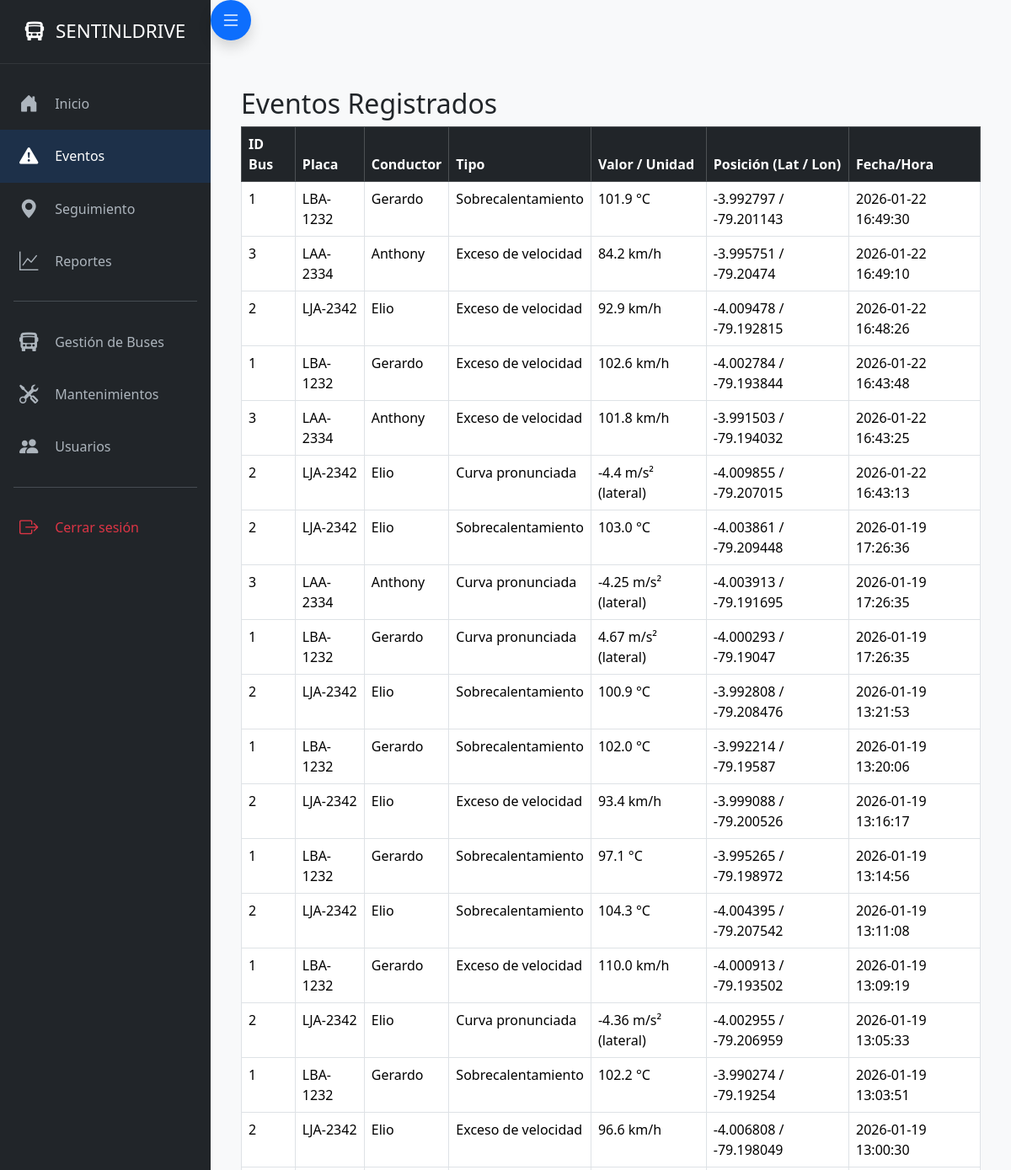
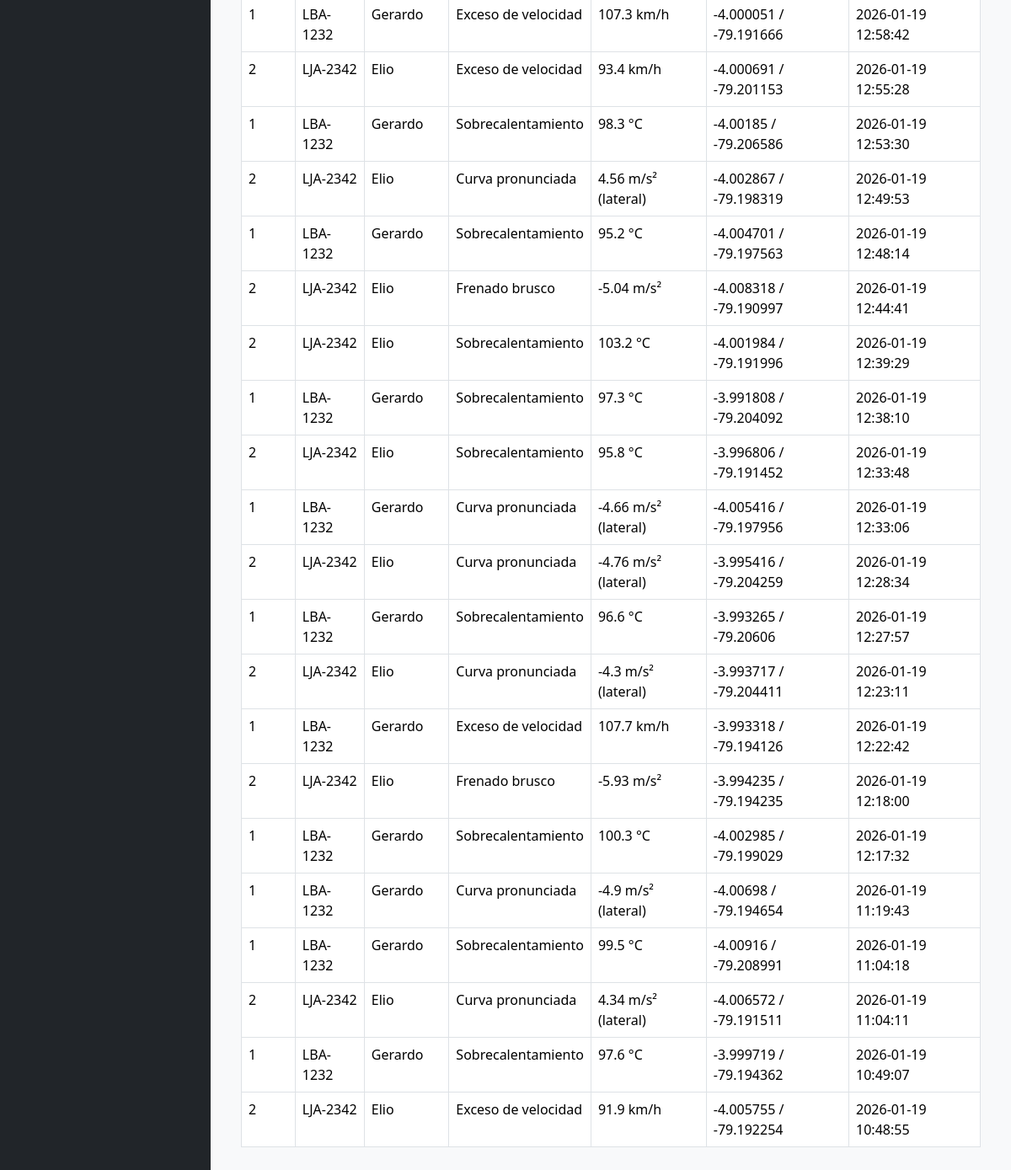
The page /events (signed in) on the database its author committed (2 pictures, top to bottom).
### app/models/event.py (models this page shows, shortened)
class Event(db.Model):
    __tablename__ = 'event'
    id = db.Column(db.Integer, primary_key=True)
    bus_id = db.Column(
        db.Integer,
        db.ForeignKey('bus.id', ondelete='CASCADE'),
        nullable=False,
        index=True
    )
    type = db.Column(db.String(50), nullable=False, index=True)
    value = db.Column(db.Float(precision=2), nullable=True)
    latitude = db.Column(db.Float(precision=8), nullable=True)
    longitude = db.Column(db.Float(precision=8), nullable=True)
    timestamp = db.Column(
        db.DateTime(timezone=True),
        nullable=False,
        default=lambda: datetime.now(ZoneInfo("America/Guayaquil")),
        index=True
    )

### app/models/bus.py (models this page shows)
class Bus(db.Model):
    __tablename__ = 'bus'
    id = db.Column(db.Integer, primary_key=True)
    plate = db.Column(db.String(20), nullable=False, unique=True)
    driver = db.Column(db.String(50))
    status = db.Column(db.String(20), default="Activo")
    events = db.relationship(
        'Event',
        backref='bus',  # ← Solo aquí se define el backref
        lazy=True,
        cascade='all, delete-orphan'
    )
    locations = db.relationship(
        'Location',
        backref='bus',
        lazy=True,
        cascade='all, delete-orphan'
    )
    maintenances = db.relationship(
        'Maintenance',
        backref='bus',
        lazy=True,
        cascade='all, delete-orphan'
    )

### app/routes/events.py (the view)
@events_bp.route("/events")
@login_required
def events():
    all_events = Event.query.order_by(Event.timestamp.desc()).limit(200).all()
    return render_template("events.html", events=all_events)

### app/templates/events.html (shortened to what this page needs)
{% extends "base.html" %}
{% block content %}
<div class="container mt-4">
    <h2>Eventos Registrados</h2>
    <div class="table-responsive">
        <table class="table table-hover table-bordered">
            <thead class="table-dark">
                <tr>
                    <th>ID Bus</th>
                    <th>Placa</th>
                    <th>Conductor</th>
                    <th>Tipo</th>
                    <th>Valor / Unidad</th>
                    <th>Posición (Lat / Lon)</th>
                    <th>Fecha/Hora</th>
                </tr>
            </thead>
            <tbody>
                {% for e in events %}
                <tr>
                    <td>{{ e.bus.id }}</td>
                    <td>{{ e.bus.plate }}</td>
                    <td>{{ e.bus.driver or 'Sin asignar' }}</td>
                    <td>{{ e.type }}</td>
                    <td>
                        {% if e.type == 'Frenado brusco' %}
                            {{ e.value }} m/s²
                        {% elif e.type == 'Curva pronunciada' %}
                            {{ e.value }} m/s² (lateral)
                        {% elif e.type == 'Exceso de velocidad' %}
                            {{ e.value }} km/h
                        {% elif e.type == 'Conducción agresiva' %}
                            {{ e.value }} RPM
                        {% elif e.type == 'Sobrecalentamiento' %}
                            {{ e.value }} °C
                        {% else %}
                            {{ e.value or 'N/A' }}
                        {% endif %}
                    </td>
                    <td>
                        {% if e.latitude and e.longitude %}
                            {{ e.latitude|round(6) }} / {{ e.longitude|round(6) }}
                        {% else %}
                            N/A
                        {% endif %}
                    </td>
                    <td>{{ e.timestamp.strftime('%Y-%m-%d %H:%M:%S') }}</td>
                </tr>
                {% endfor %}
            </tbody>
        </table>
    </div>
</div>
{% endblock %}

### app/templates/base.html (style rules this page uses)
:root { --sidebar-width: 250px; --sidebar-collapsed-width: 70px; --primary: #0d6efd; --sidebar-bg: #212529; --sidebar-text: #adb5bd; --transition: 0.3s ease; }
body { min-height: 100vh; background-color: #f8f9fa; margin: 0; padding: 0; overflow-x: hidden; }

### rows shown on the page
Event: bus.id "1", bus.plate "LBA-1232", bus "Gerardo", type "Sobrecalentamiento", value "101.9", latitude "-3.992797", longitude "-79.201143", timestamp "2026-01-22 16:49:30"
Event: bus.id "3", bus.plate "LAA-2334", bus "Anthony", type "Exceso de velocidad", value "84.2", latitude "-3.995751", longitude "-79.20474", timestamp "2026-01-22 16:49:10"
Event: bus.id "2", bus.plate "LJA-2342", bus "Elio", type "Exceso de velocidad", value "92.9", latitude "-4.009478", longitude "-79.192815", timestamp "2026-01-22 16:48:26"
Event: bus.id "1", bus.plate "LBA-1232", bus "Gerardo", type "Exceso de velocidad", value "102.6", latitude "-4.002784", longitude "-79.193844", timestamp "2026-01-22 16:43:48"
Event: bus.id "3", bus.plate "LAA-2334", bus "Anthony", type "Exceso de velocidad", value "101.8", latitude "-3.991503", longitude "-79.194032", timestamp "2026-01-22 16:43:25"
Event: bus.id "2", bus.plate "LJA-2342", bus "Elio", type "Curva pronunciada", value "-4.4", latitude "-4.009855", longitude "-79.207015", timestamp "2026-01-22 16:43:13"
Event: bus.id "2", bus.plate "LJA-2342", bus "Elio", type "Sobrecalentamiento", value "103.0", latitude "-4.003861", longitude "-79.209448", timestamp "2026-01-19 17:26:36"
Event: bus.id "3", bus.plate "LAA-2334", bus "Anthony", type "Curva pronunciada", value "-4.25", latitude "-4.003913", longitude "-79.191695", timestamp "2026-01-19 17:26:35"
Event: bus.id "1", bus.plate "LBA-1232", bus "Gerardo", type "Curva pronunciada", value "4.67", latitude "-4.000293", longitude "-79.19047", timestamp "2026-01-19 17:26:35"
Event: bus.id "2", bus.plate "LJA-2342", bus "Elio", type "Sobrecalentamiento", value "100.9", latitude "-3.992808", longitude "-79.208476", timestamp "2026-01-19 13:21:53"
Event: bus.id "1", bus.plate "LBA-1232", bus "Gerardo", type "Sobrecalentamiento", value "102.0", latitude "-3.992214", longitude "-79.19587", timestamp "2026-01-19 13:20:06"
Event: bus.id "2", bus.plate "LJA-2342", bus "Elio", type "Exceso de velocidad", value "93.4", latitude "-3.999088", longitude "-79.200526", timestamp "2026-01-19 13:16:17"
Event: bus.id "1", bus.plate "LBA-1232", bus "Gerardo", type "Sobrecalentamiento", value "97.1", latitude "-3.995265", longitude "-79.198972", timestamp "2026-01-19 13:14:56"
Event: bus.id "2", bus.plate "LJA-2342", bus "Elio", type "Sobrecalentamiento", value "104.3", latitude "-4.004395", longitude "-79.207542", timestamp "2026-01-19 13:11:08"
Event: bus.id "1", bus.plate "LBA-1232", bus "Gerardo", type "Exceso de velocidad", value "110.0", latitude "-4.000913", longitude "-79.193502", timestamp "2026-01-19 13:09:19"
Event: bus.id "2", bus.plate "LJA-2342", bus "Elio", type "Curva pronunciada", value "-4.36", latitude "-4.002955", longitude "-79.206959", timestamp "2026-01-19 13:05:33"
Event: bus.id "1", bus.plate "LBA-1232", bus "Gerardo", type "Sobrecalentamiento", value "102.2", latitude "-3.990274", longitude "-79.19254", timestamp "2026-01-19 13:03:51"
Event: bus.id "2", bus.plate "LJA-2342", bus "Elio", type "Exceso de velocidad", value "96.6", latitude "-4.006808", longitude "-79.198049", timestamp "2026-01-19 13:00:30"
Event: bus.id "1", bus.plate "LBA-1232", bus "Gerardo", type "Exceso de velocidad", value "107.3", latitude "-4.000051", longitude "-79.191666", timestamp "2026-01-19 12:58:42"
Event: bus.id "2", bus.plate "LJA-2342", bus "Elio", type "Exceso de velocidad", value "93.4", latitude "-4.000691", longitude "-79.201153", timestamp "2026-01-19 12:55:28"
Event: bus.id "1", bus.plate "LBA-1232", bus "Gerardo", type "Sobrecalentamiento", value "98.3", latitude "-4.00185", longitude "-79.206586", timestamp "2026-01-19 12:53:30"
Event: bus.id "2", bus.plate "LJA-2342", bus "Elio", type "Curva pronunciada", value "4.56", latitude "-4.002867", longitude "-79.198319", timestamp "2026-01-19 12:49:53"
Event: bus.id "1", bus.plate "LBA-1232", bus "Gerardo", type "Sobrecalentamiento", value "95.2", latitude "-4.004701", longitude "-79.197563", timestamp "2026-01-19 12:48:14"
Event: bus.id "2", bus.plate "LJA-2342", bus "Elio", type "Frenado brusco", value "-5.04", latitude "-4.008318", longitude "-79.190997", timestamp "2026-01-19 12:44:41"
Event: bus.id "2", bus.plate "LJA-2342", bus "Elio", type "Sobrecalentamiento", value "103.2", latitude "-4.001984", longitude "-79.191996", timestamp "2026-01-19 12:39:29"
Event: bus.id "1", bus.plate "LBA-1232", bus "Gerardo", type "Sobrecalentamiento", value "97.3", latitude "-3.991808", longitude "-79.204092", timestamp "2026-01-19 12:38:10"
Event: bus.id "2", bus.plate "LJA-2342", bus "Elio", type "Sobrecalentamiento", value "95.8", latitude "-3.996806", longitude "-79.191452", timestamp "2026-01-19 12:33:48"
Event: bus.id "1", bus.plate "LBA-1232", bus "Gerardo", type "Curva pronunciada", value "-4.66", latitude "-4.005416", longitude "-79.197956", timestamp "2026-01-19 12:33:06"
Event: bus.id "2", bus.plate "LJA-2342", bus "Elio", type "Curva pronunciada", value "-4.76", latitude "-3.995416", longitude "-79.204259", timestamp "2026-01-19 12:28:34"
Event: bus.id "1", bus.plate "LBA-1232", bus "Gerardo", type "Sobrecalentamiento", value "96.6", latitude "-3.993265", longitude "-79.20606", timestamp "2026-01-19 12:27:57"
Event: bus.id "2", bus.plate "LJA-2342", bus "Elio", type "Curva pronunciada", value "-4.3", latitude "-3.993717", longitude "-79.204411", timestamp "2026-01-19 12:23:11"
Event: bus.id "1", bus.plate "LBA-1232", bus "Gerardo", type "Exceso de velocidad", value "107.7", latitude "-3.993318", longitude "-79.194126", timestamp "2026-01-19 12:22:42"
Event: bus.id "2", bus.plate "LJA-2342", bus "Elio", type "Frenado brusco", value "-5.93", latitude "-3.994235", longitude "-79.194235", timestamp "2026-01-19 12:18:00"
Event: bus.id "1", bus.plate "LBA-1232", bus "Gerardo", type "Sobrecalentamiento", value "100.3", latitude "-4.002985", longitude "-79.199029", timestamp "2026-01-19 12:17:32"
Event: bus.id "1", bus.plate "LBA-1232", bus "Gerardo", type "Curva pronunciada", value "-4.9", latitude "-4.00698", longitude "-79.194654", timestamp "2026-01-19 11:19:43"
Event: bus.id "1", bus.plate "LBA-1232", bus "Gerardo", type "Sobrecalentamiento", value "99.5", latitude "-4.00916", longitude "-79.208991", timestamp "2026-01-19 11:04:18"
Event: bus.id "2", bus.plate "LJA-2342", bus "Elio", type "Curva pronunciada", value "4.34", latitude "-4.006572", longitude "-79.191511", timestamp "2026-01-19 11:04:11"
Event: bus.id "1", bus.plate "LBA-1232", bus "Gerardo", type "Sobrecalentamiento", value "97.6", latitude "-3.999719", longitude "-79.194362", timestamp "2026-01-19 10:49:07"
Event: bus.id "2", bus.plate "LJA-2342", bus "Elio", type "Exceso de velocidad", value "91.9", latitude "-4.005755", longitude "-79.192254", timestamp "2026-01-19 10:48:55"
